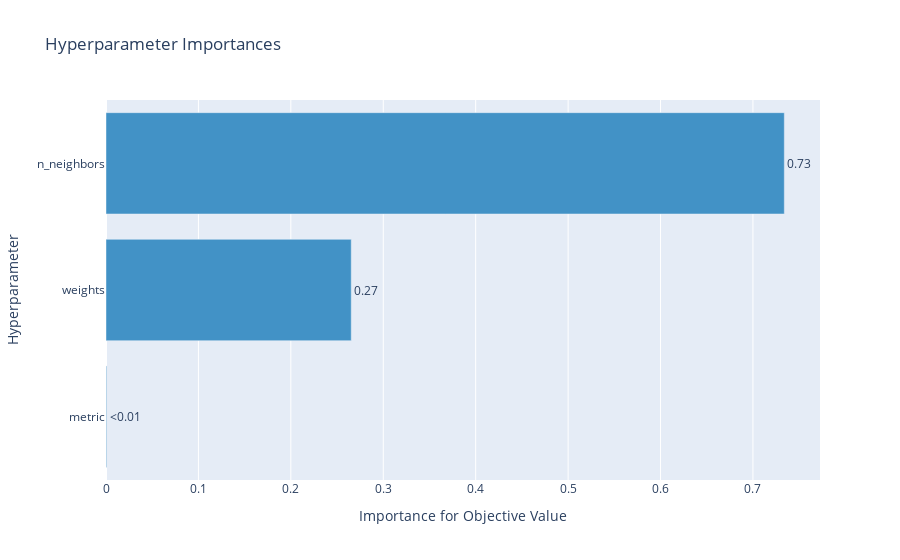
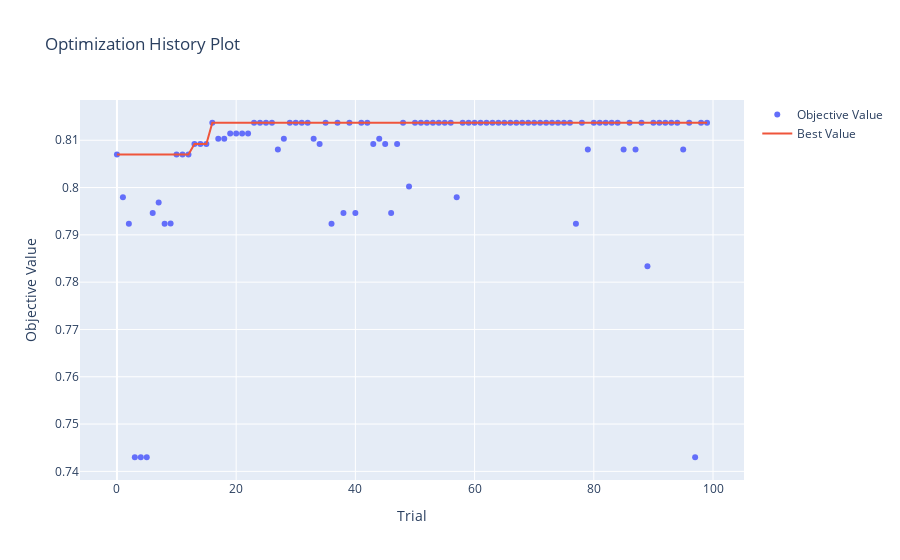

Notebook cell for these charts, in order:
### Code cell
study_knn = optuna.create_study(direction='maximize')
study_knn.optimize(lambda trial : objective(trial, 'knn'), n_trials=100)

print(f'Best score: {study_knn.best_trial.value},\nBest params: {study_knn.best_trial.params}')

display(optuna.visualization.plot_param_importances(study_knn))
display(optuna.visualization.plot_optimization_history(study_knn))
